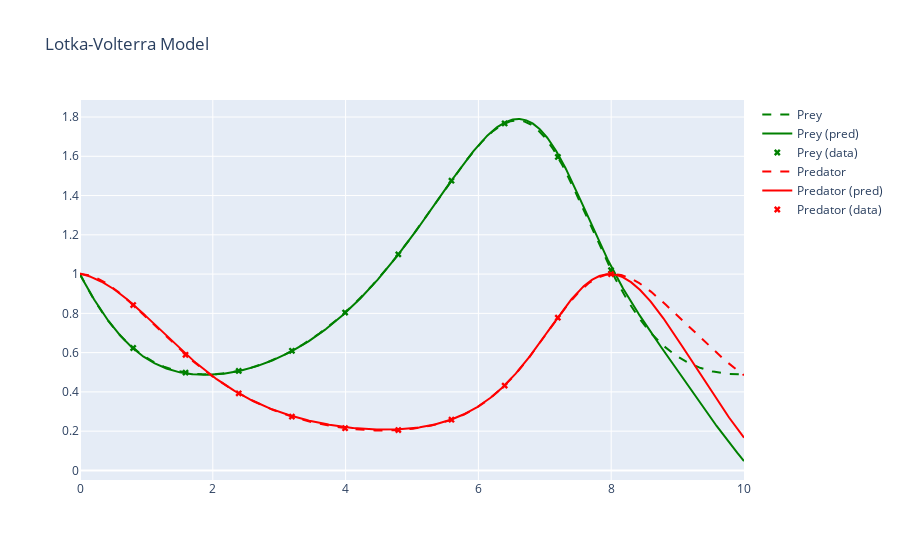
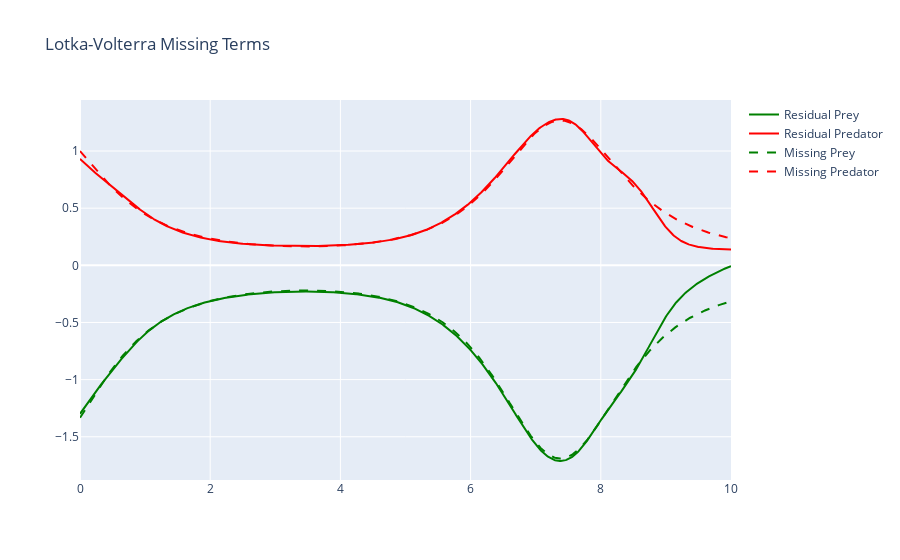

The notebook cell these images were saved under, in order:
### Code cell
plots = plotter(upinn.u, upinn.G)
plots["Solution"].show()
plots["Missing Terms"].show()

### Figure 1 — Plotly figure (JSON) as saved in the notebook; plotly's stock layout.template omitted (floating-point values rounded to 4 significant figures; data arrays with more than 128 entries replaced by an {"elided": "..."} marker saying what was removed)
{"data": [{"line": {"color": "green", "dash": "dash"}, "mode": "lines", "name": "Prey", "type": "scatter", "x": {"elided": "800 float values"}, "y": {"elided": "800 float values"}}, {"line": {"color": "green"}, "mode": "lines", "name": "Prey (pred)", "type": "scatter", "x": {"elided": "800 float values"}, "y": {"elided": "800 float values"}}, {"marker": {"color": "green", "symbol": "x"}, "mode": "markers", "name": "Prey (data)", "type": "scatter", "x": [0.801, 1.589, 2.39, 3.191, 3.992, 4.793, 5.594, 6.395, 7.196, 7.997], "y": [0.6235, 0.498, 0.5067, 0.6093, 0.8041, 1.1, 1.476, 1.767, 1.597, 1.02]}, {"line": {"color": "red", "dash": "dash"}, "mode": "lines", "name": "Predator", "type": "scatter", "x": {"elided": "800 float values"}, "y": {"elided": "800 float values"}}, {"line": {"color": "red"}, "mode": "lines", "name": "Predator (pred)", "type": "scatter", "x": {"elided": "800 float values"}, "y": {"elided": "800 float values"}}, {"marker": {"color": "red", "symbol": "x"}, "mode": "markers", "name": "Predator (data)", "type": "scatter", "x": [0.801, 1.589, 2.39, 3.191, 3.992, 4.793, 5.594, 6.395, 7.196, 7.997], "y": [0.8422, 0.5888, 0.3925, 0.2739, 0.2151, 0.2056, 0.2584, 0.4321, 0.7779, 0.9997]}], "layout": {"title": {"text": "Lotka-Volterra Model"}}}

### Figure 2 — Plotly figure (JSON) as saved in the notebook; plotly's stock layout.template omitted (floating-point values rounded to 4 significant figures; data arrays with more than 128 entries replaced by an {"elided": "..."} marker saying what was removed)
{"data": [{"line": {"color": "green"}, "mode": "lines", "name": "Residual Prey", "type": "scatter", "x": {"elided": "800 float values"}, "y": {"elided": "800 float values"}}, {"line": {"color": "red"}, "mode": "lines", "name": "Residual Predator", "type": "scatter", "x": {"elided": "800 float values"}, "y": {"elided": "800 float values"}}, {"line": {"color": "green", "dash": "dash"}, "mode": "lines", "name": "Missing Prey", "type": "scatter", "x": {"elided": "800 float values"}, "y": {"elided": "800 float values"}}, {"line": {"color": "red", "dash": "dash"}, "mode": "lines", "name": "Missing Predator", "type": "scatter", "x": {"elided": "800 float values"}, "y": {"elided": "800 float values"}}], "layout": {"title": {"text": "Lotka-Volterra Missing Terms"}}}
